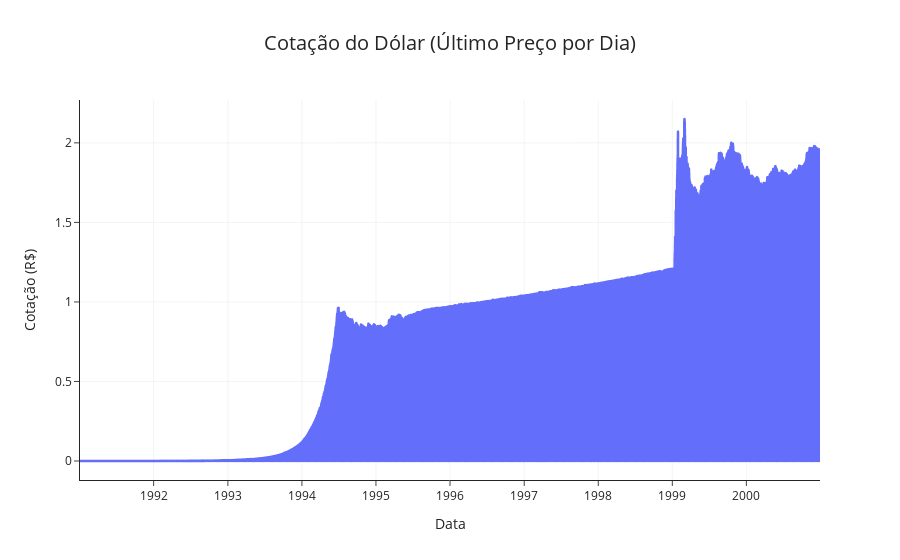

Write notebook code for a chart like this one.
### Markdown cell above
### <center>Plotagens de diferentes granularidades

### Code cell
df_d = df_dol.resample("D").sum()

fig = px.line(
    df_d, 
    y="Último", 
    title="Cotação do Dólar (Último Preço por Dia)", 
    labels={"index": "Data", "Último": "Cotação (R$)"},
)

# Melhorando o layout
fig.update_traces(line=dict(width=2.5), marker=dict(size=6))
fig.update_layout(
    template="simple_white",
    title=dict(x=0.5, font=dict(size=20)),
    xaxis=dict(showgrid=True, gridwidth=0.5),
    yaxis=dict(showgrid=True, gridwidth=0.5),
    hovermode="x unified"
)

fig.show()

### Figure 1 — Plotly figure (JSON) as saved in the notebook; plotly's stock layout.template omitted (floating-point values rounded to 4 significant figures; data arrays with more than 128 entries replaced by an {"elided": "..."} marker saying what was removed)
{"data": [{"hovertemplate": "Data=%{x}<br>Cotação (R$)=%{y}<extra></extra>", "legendgroup": "", "line": {"color": "#636efa", "dash": "solid", "width": 2.5}, "marker": {"size": 6, "symbol": "circle"}, "mode": "lines", "name": "", "showlegend": false, "type": "scattergl", "x": {"elided": "3649 str values"}, "xaxis": "x", "y": {"elided": "3649 float values"}, "yaxis": "y"}], "layout": {"hovermode": "x unified", "legend": {"tracegroupgap": 0}, "title": {"font": {"size": 20}, "text": "Cotação do Dólar (Último Preço por Dia)", "x": 0.5}, "xaxis": {"anchor": "y", "domain": [0, 1], "gridwidth": 0.5, "showgrid": true, "title": {"text": "Data"}}, "yaxis": {"anchor": "x", "domain": [0, 1], "gridwidth": 0.5, "showgrid": true, "title": {"text": "Cotação (R$)"}}}}
